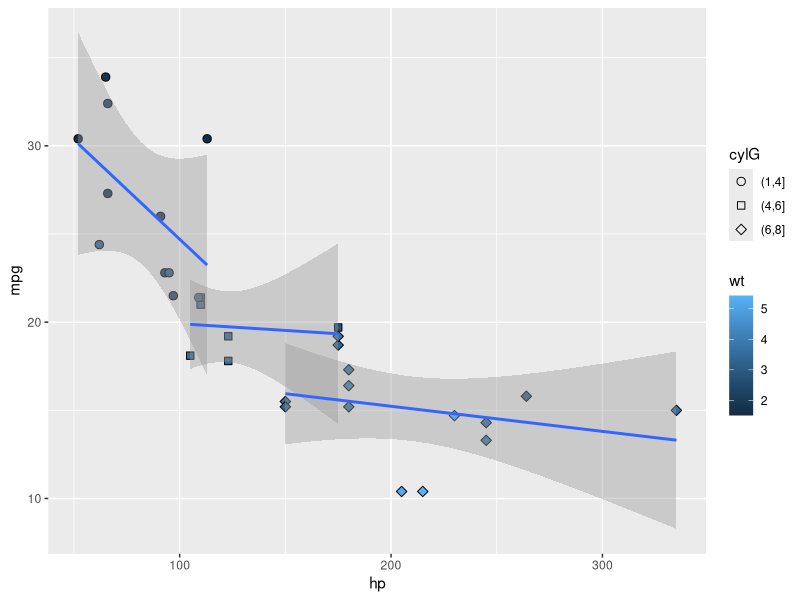

Source code (R):
attach(mtcars)
head(mtcars,15)
library(ggplot2)
#ggplot(mtcars, aes(x=hp, y=mpg, color=wt, size =cyl)) + geom_point(alpha=0.8)
md <- mtcars
md$cylG <- cut(md$cyl, breaks = c(1,4, 6, 8, Inf), labes = c("1-4","5-6", "7-8", ">=9"))
ggplot(md, aes(x=hp, y=mpg, shape=cylG, fill=wt)) + geom_point(size=2.5) +
  scale_shape_manual(values=c(21,22,23,24,25)) + 
  stat_smooth(method=lm, level=0.98)

